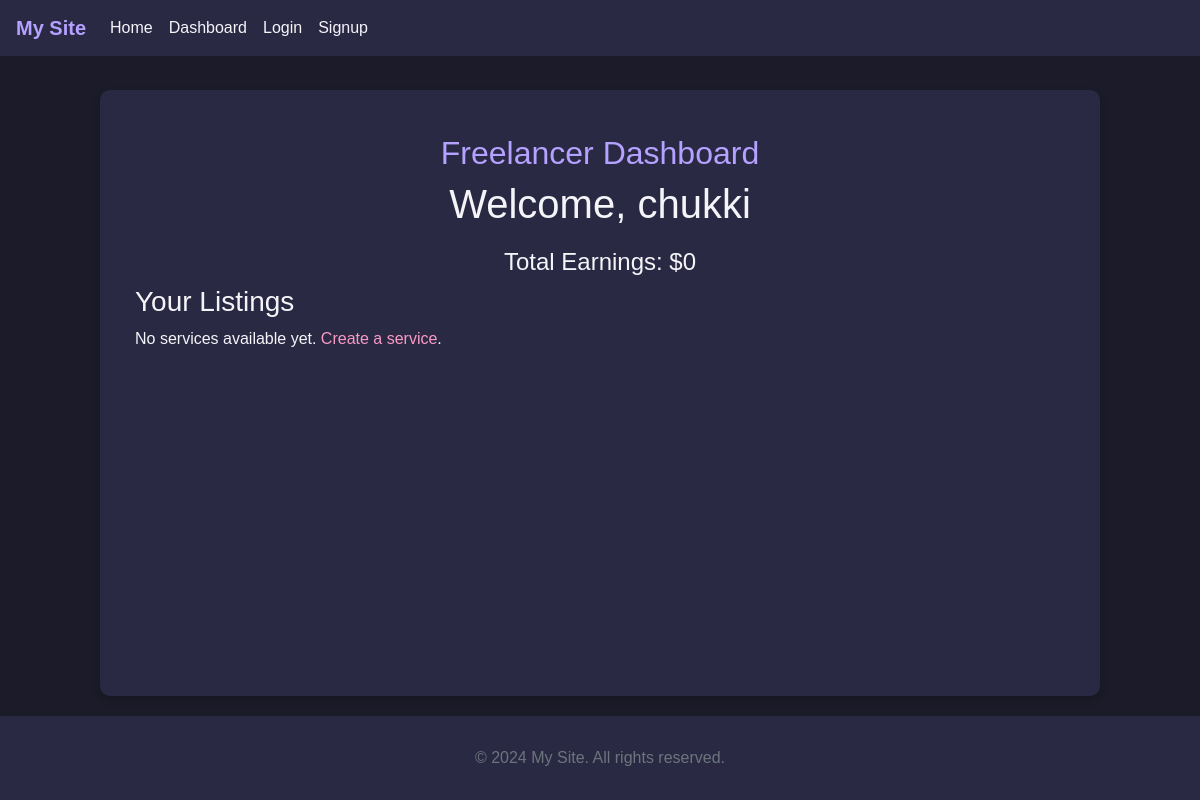
/users/freelancer_dashboard/ (signed in), run on an earlier commit of the app's database.
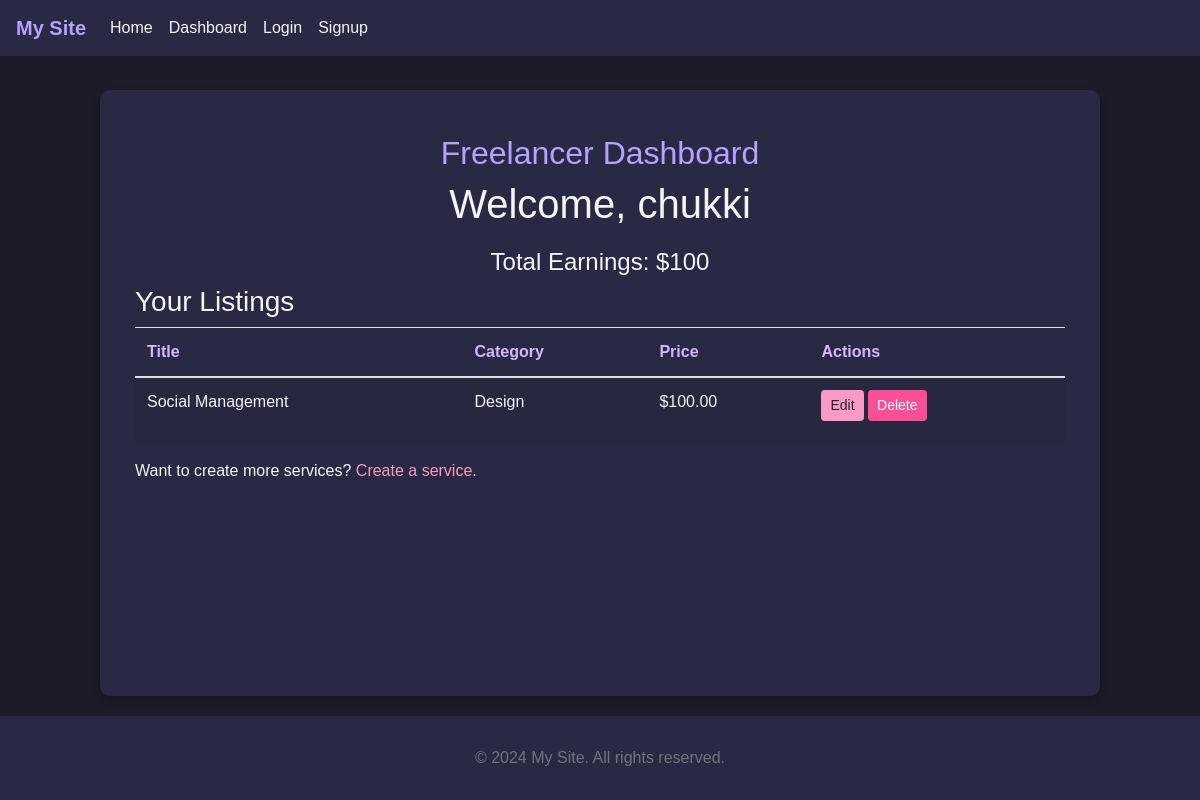
And on a later commit of the database.
### services/models.py (models this page shows, shortened)
class Service(models.Model):
    CATEGORY_CHOICES = [
        ('web_dev', 'Web Development'),
        ('design', 'Design'),
        ('writing', 'Writing'),
        ('marketing', 'Marketing'),
    ]
    title = models.CharField(max_length=200)
    description = models.TextField()
    price = models.DecimalField(max_digits=10, decimal_places=2, null=False, blank=False)
    category = models.CharField(max_length=50, choices=CATEGORY_CHOICES)
    owner = models.ForeignKey('users.CustomUser', on_delete=models.CASCADE, related_name='services')
    created_at = models.DateTimeField(auto_now_add=True)
    updated_at = models.DateTimeField(auto_now=True)
    is_paid = models.BooleanField(default=False)  # New field to track payment status

### users/views.py (the view)
# urls.py: path('freelancer_dashboard/', freelancer_dashboard, name='freelancer_dashboard'),
@login_required
@freelancer_required
def freelancer_dashboard(request):
    total_earnings = Booking.objects.filter(service__owner=request.user, status='completed') \
                                     .aggregate(Sum('service__price'))['service__price__sum'] or 0
    services = Service.objects.filter(owner=request.user) # Removed prefetch_related('category')
    return render(request, 'users/freelancer_dashboard.html', {
        'services': services,
        'total_earnings': total_earnings,
        'user_name':  request.user.username,
    })

### users/context_processors.py (called while the page is built)
def dashboard_url(request):
    if request.user.is_authenticated:
        if request.user.role == ROLE_FREELANCER:
            return {'dashboard_url': reverse('users:freelancer_dashboard')}
        elif request.user.role == ROLE_CLIENT:
            return {'dashboard_url': reverse('users:client_dashboard')}
    return {'dashboard_url': None}

### users/templates/users/freelancer_dashboard.html (shortened to what this page needs)
{% extends 'services/base.html' %}
{% block content %}
<div class="container mt-4">
    <h2 class="text-center" style="color: #B5A1FF;">Freelancer Dashboard</h2>
    <h1 class="text-center" style="color: #f4f4f9;">Welcome, {{ user_name }}</h1>
    <h4 class="text-center" style="color: #f4f4f9;">Total Earnings: ${{ total_earnings }}</h4>
    <h3 style="color: #f4f4f9;">Your Listings</h3>
    {% if services %}
        <table class="table table-striped" style="background-color: #2A2943;">
            <thead>
                <tr style="color: #D4B6FF;">
                    <th>Title</th>
                    <th>Category</th>
                    <th>Price</th>
                    <th>Actions</th>
                </tr>
            </thead>
            <tbody>
                {% for service in services %}
                    <tr style="color: #f4f4f9;">
                        <td>{{ service.title|default:"N/A" }}</td>
                        <td>{{ service.get_category_display|default:"Uncategorized" }}</td>
                        <td>${{ service.price|default:"0.00" }}</td>
                        <td>
                            <a href="{% url 'services:service_update' service.pk %}" class="btn btn-sm btn-warning" style="background-color: #F89AC5; border-color: #F89AC5;">Edit</a>
                            <form action="{% url 'services:service_delete' service.pk %}" method="post" style="display:inline;">
                                <button type="submit" class="btn btn-sm btn-danger" style="background-color: #FA4F96; border-color: #FA4F96;">Delete</button>
                            </form>
                        </td>
                    </tr>
                {% endfor %}
            </tbody>
        </table>
        <p style="color: #f4f4f9;">Want to create more services? <a href="{% url 'services:service_create' %}" style="color: #F89AC5;">Create a service</a>.</p>
    {% else %}
        <p style="color: #f4f4f9;">No services available yet. <a href="{% url 'services:service_create' %}" style="color: #F89AC5;">Create a service</a>.</p>
    {% endif %}
</div>
{% endblock %}

What changed in the data, as far as the page shows it:
added Service: title "Social Management", category "Design", price "100.00"
Also different on the page:
{{ total_earnings }}: "0" → "100"
text no longer shown: "No services available yet."
text now shown: "Title Category Price Actions Want to create more services?"
